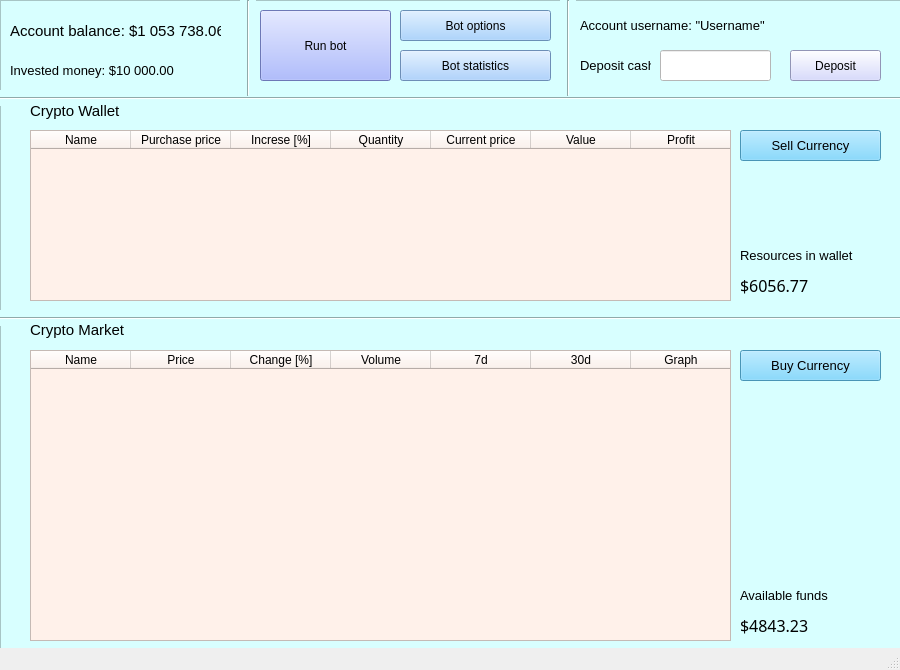
<?xml version="1.0" encoding="UTF-8"?>
<ui version="4.0">
 <class>MainWindow</class>
 <widget class="QMainWindow" name="MainWindow">
  <property name="geometry">
   <rect>
    <x>0</x>
    <y>0</y>
    <width>900</width>
    <height>670</height>
   </rect>
  </property>
  <property name="sizePolicy">
   <sizepolicy hsizetype="Preferred" vsizetype="Preferred">
    <horstretch>0</horstretch>
    <verstretch>0</verstretch>
   </sizepolicy>
  </property>
  <property name="minimumSize">
   <size>
    <width>900</width>
    <height>670</height>
   </size>
  </property>
  <property name="maximumSize">
   <size>
    <width>900</width>
    <height>670</height>
   </size>
  </property>
  <property name="windowTitle">
   <string>MainWindow</string>
  </property>
  <widget class="QWidget" name="centralwidget">
   <widget class="QFrame" name="frame">
    <property name="geometry">
     <rect>
      <x>0</x>
      <y>0</y>
      <width>901</width>
      <height>681</height>
     </rect>
    </property>
    <property name="font">
     <font>
      <family>Sitka</family>
      <pointsize>14</pointsize>
      <weight>50</weight>
      <bold>false</bold>
     </font>
    </property>
    <property name="mouseTracking">
     <bool>false</bool>
    </property>
    <property name="styleSheet">
     <string notr="true">background-color: rgb(216, 255, 255);</string>
    </property>
    <property name="frameShape">
     <enum>QFrame::StyledPanel</enum>
    </property>
    <property name="frameShadow">
     <enum>QFrame::Raised</enum>
    </property>
    <widget class="QLabel" name="label_balance">
     <property name="geometry">
      <rect>
       <x>10</x>
       <y>10</y>
       <width>211</width>
       <height>41</height>
      </rect>
     </property>
     <property name="font">
      <font>
       <pointsize>11</pointsize>
      </font>
     </property>
     <property name="styleSheet">
      <string notr="true"/>
     </property>
     <property name="text">
      <string>Account balance: $1 053 738.06</string>
     </property>
    </widget>
    <widget class="QLabel" name="label_invested">
     <property name="geometry">
      <rect>
       <x>10</x>
       <y>50</y>
       <width>211</width>
       <height>41</height>
      </rect>
     </property>
     <property name="font">
      <font>
       <pointsize>10</pointsize>
      </font>
     </property>
     <property name="styleSheet">
      <string notr="true"/>
     </property>
     <property name="text">
      <string>Invested money: $10 000.00</string>
     </property>
    </widget>
    <widget class="QPushButton" name="button_bot">
     <property name="geometry">
      <rect>
       <x>260</x>
       <y>10</y>
       <width>131</width>
       <height>71</height>
      </rect>
     </property>
     <property name="styleSheet">
      <string notr="true">background-color: rgb(152, 168, 255);</string>
     </property>
     <property name="text">
      <string>Run bot</string>
     </property>
    </widget>
    <widget class="QLabel" name="label_deposit">
     <property name="geometry">
      <rect>
       <x>580</x>
       <y>50</y>
       <width>71</width>
       <height>31</height>
      </rect>
     </property>
     <property name="font">
      <font>
       <pointsize>10</pointsize>
      </font>
     </property>
     <property name="text">
      <string>Deposit cash</string>
     </property>
    </widget>
    <widget class="QLineEdit" name="input_deposit">
     <property name="geometry">
      <rect>
       <x>660</x>
       <y>50</y>
       <width>111</width>
       <height>31</height>
      </rect>
     </property>
     <property name="font">
      <font>
       <family>Yu Gothic</family>
      </font>
     </property>
     <property name="styleSheet">
      <string notr="true">background-color: rgb(255, 255, 255);</string>
     </property>
     <property name="inputMethodHints">
      <set>Qt::ImhDigitsOnly</set>
     </property>
     <property name="maxLength">
      <number>12</number>
     </property>
     <property name="frame">
      <bool>true</bool>
     </property>
    </widget>
    <widget class="QPushButton" name="button_deposit">
     <property name="geometry">
      <rect>
       <x>790</x>
       <y>50</y>
       <width>91</width>
       <height>31</height>
      </rect>
     </property>
     <property name="styleSheet">
      <string notr="true">background-color: rgb(205, 209, 255);</string>
     </property>
     <property name="text">
      <string>Deposit</string>
     </property>
    </widget>
    <widget class="QPushButton" name="button_buy">
     <property name="geometry">
      <rect>
       <x>740</x>
       <y>350</y>
       <width>141</width>
       <height>31</height>
      </rect>
     </property>
     <property name="font">
      <font>
       <pointsize>10</pointsize>
      </font>
     </property>
     <property name="styleSheet">
      <string notr="true">background-color: rgb(102, 209, 255);</string>
     </property>
     <property name="text">
      <string>Buy Currency</string>
     </property>
    </widget>
    <widget class="QPushButton" name="button_sell">
     <property name="geometry">
      <rect>
       <x>740</x>
       <y>130</y>
       <width>141</width>
       <height>31</height>
      </rect>
     </property>
     <property name="font">
      <font>
       <pointsize>10</pointsize>
      </font>
     </property>
     <property name="styleSheet">
      <string notr="true">background-color: rgb(102, 209, 255);</string>
     </property>
     <property name="text">
      <string>Sell Currency</string>
     </property>
    </widget>
    <widget class="Line" name="line">
     <property name="geometry">
      <rect>
       <x>0</x>
       <y>90</y>
       <width>901</width>
       <height>16</height>
      </rect>
     </property>
     <property name="orientation">
      <enum>Qt::Horizontal</enum>
     </property>
    </widget>
    <widget class="QTableWidget" name="table_wallet">
     <property name="geometry">
      <rect>
       <x>30</x>
       <y>130</y>
       <width>701</width>
       <height>171</height>
      </rect>
     </property>
     <property name="styleSheet">
      <string notr="true">background-color: rgb(255, 241, 234);</string>
     </property>
     <property name="horizontalScrollBarPolicy">
      <enum>Qt::ScrollBarAlwaysOff</enum>
     </property>
     <property name="editTriggers">
      <set>QAbstractItemView::NoEditTriggers</set>
     </property>
     <attribute name="horizontalHeaderDefaultSectionSize">
      <number>100</number>
     </attribute>
     <attribute name="horizontalHeaderShowSortIndicator" stdset="0">
      <bool>false</bool>
     </attribute>
     <attribute name="horizontalHeaderStretchLastSection">
      <bool>true</bool>
     </attribute>
     <attribute name="verticalHeaderVisible">
      <bool>false</bool>
     </attribute>
     <attribute name="verticalHeaderMinimumSectionSize">
      <number>31</number>
     </attribute>
     <column>
      <property name="text">
       <string>Name</string>
      </property>
     </column>
     <column>
      <property name="text">
       <string>Purchase price</string>
      </property>
     </column>
     <column>
      <property name="text">
       <string>Increse [%]</string>
      </property>
     </column>
     <column>
      <property name="text">
       <string>Quantity</string>
      </property>
     </column>
     <column>
      <property name="text">
       <string>Current price</string>
      </property>
     </column>
     <column>
      <property name="text">
       <string>Value</string>
      </property>
     </column>
     <column>
      <property name="text">
       <string>Profit</string>
      </property>
     </column>
    </widget>
    <widget class="QLabel" name="label_wallet">
     <property name="geometry">
      <rect>
       <x>30</x>
       <y>100</y>
       <width>161</width>
       <height>21</height>
      </rect>
     </property>
     <property name="font">
      <font>
       <pointsize>11</pointsize>
      </font>
     </property>
     <property name="text">
      <string>Crypto Wallet</string>
     </property>
    </widget>
    <widget class="Line" name="line_2">
     <property name="geometry">
      <rect>
       <x>0</x>
       <y>310</y>
       <width>901</width>
       <height>16</height>
      </rect>
     </property>
     <property name="orientation">
      <enum>Qt::Horizontal</enum>
     </property>
    </widget>
    <widget class="QTableWidget" name="table_market">
     <property name="geometry">
      <rect>
       <x>30</x>
       <y>350</y>
       <width>701</width>
       <height>291</height>
      </rect>
     </property>
     <property name="sizePolicy">
      <sizepolicy hsizetype="Expanding" vsizetype="Expanding">
       <horstretch>0</horstretch>
       <verstretch>0</verstretch>
      </sizepolicy>
     </property>
     <property name="styleSheet">
      <string notr="true">background-color: rgb(255, 241, 234);</string>
     </property>
     <property name="horizontalScrollBarPolicy">
      <enum>Qt::ScrollBarAlwaysOff</enum>
     </property>
     <property name="editTriggers">
      <set>QAbstractItemView::NoEditTriggers</set>
     </property>
     <attribute name="horizontalHeaderShowSortIndicator" stdset="0">
      <bool>true</bool>
     </attribute>
     <attribute name="horizontalHeaderStretchLastSection">
      <bool>true</bool>
     </attribute>
     <attribute name="verticalHeaderVisible">
      <bool>false</bool>
     </attribute>
     <attribute name="verticalHeaderMinimumSectionSize">
      <number>31</number>
     </attribute>
     <column>
      <property name="text">
       <string>Name</string>
      </property>
     </column>
     <column>
      <property name="text">
       <string>Price</string>
      </property>
     </column>
     <column>
      <property name="text">
       <string>Change [%]</string>
      </property>
     </column>
     <column>
      <property name="text">
       <string>Volume</string>
      </property>
     </column>
     <column>
      <property name="text">
       <string>7d</string>
      </property>
     </column>
     <column>
      <property name="text">
       <string>30d</string>
      </property>
     </column>
     <column>
      <property name="text">
       <string>Graph</string>
      </property>
     </column>
    </widget>
    <widget class="QLabel" name="label_market">
     <property name="geometry">
      <rect>
       <x>30</x>
       <y>320</y>
       <width>121</width>
       <height>20</height>
      </rect>
     </property>
     <property name="font">
      <font>
       <pointsize>11</pointsize>
      </font>
     </property>
     <property name="text">
      <string>Crypto Market</string>
     </property>
    </widget>
    <widget class="QLabel" name="label_username">
     <property name="geometry">
      <rect>
       <x>580</x>
       <y>10</y>
       <width>311</width>
       <height>31</height>
      </rect>
     </property>
     <property name="font">
      <font>
       <pointsize>10</pointsize>
      </font>
     </property>
     <property name="text">
      <string>Account username: &quot;Username&quot;</string>
     </property>
    </widget>
    <widget class="Line" name="line_3">
     <property name="geometry">
      <rect>
       <x>560</x>
       <y>0</y>
       <width>16</width>
       <height>96</height>
      </rect>
     </property>
     <property name="orientation">
      <enum>Qt::Vertical</enum>
     </property>
    </widget>
    <widget class="QLabel" name="label_resources">
     <property name="geometry">
      <rect>
       <x>740</x>
       <y>240</y>
       <width>141</width>
       <height>31</height>
      </rect>
     </property>
     <property name="font">
      <font>
       <pointsize>10</pointsize>
      </font>
     </property>
     <property name="text">
      <string>Resources in wallet</string>
     </property>
    </widget>
    <widget class="QLabel" name="label_recources_value">
     <property name="geometry">
      <rect>
       <x>740</x>
       <y>270</y>
       <width>131</width>
       <height>31</height>
      </rect>
     </property>
     <property name="font">
      <font>
       <family>Yu Gothic</family>
       <pointsize>12</pointsize>
      </font>
     </property>
     <property name="text">
      <string>$6056.77</string>
     </property>
    </widget>
    <widget class="QLabel" name="label_funds">
     <property name="geometry">
      <rect>
       <x>740</x>
       <y>580</y>
       <width>131</width>
       <height>31</height>
      </rect>
     </property>
     <property name="font">
      <font>
       <pointsize>10</pointsize>
      </font>
     </property>
     <property name="text">
      <string>Available funds</string>
     </property>
    </widget>
    <widget class="QLabel" name="label_funds_value">
     <property name="geometry">
      <rect>
       <x>740</x>
       <y>610</y>
       <width>131</width>
       <height>31</height>
      </rect>
     </property>
     <property name="font">
      <font>
       <family>Yu Gothic</family>
       <pointsize>12</pointsize>
      </font>
     </property>
     <property name="text">
      <string>$4843.23</string>
     </property>
    </widget>
    <widget class="QPushButton" name="button_bot_options">
     <property name="geometry">
      <rect>
       <x>400</x>
       <y>10</y>
       <width>151</width>
       <height>31</height>
      </rect>
     </property>
     <property name="styleSheet">
      <string notr="true">background-color: rgb(149, 201, 255);</string>
     </property>
     <property name="text">
      <string>Bot options</string>
     </property>
    </widget>
    <widget class="Line" name="line_4">
     <property name="geometry">
      <rect>
       <x>240</x>
       <y>0</y>
       <width>16</width>
       <height>96</height>
      </rect>
     </property>
     <property name="orientation">
      <enum>Qt::Vertical</enum>
     </property>
    </widget>
    <widget class="QPushButton" name="button_bot_statistics">
     <property name="geometry">
      <rect>
       <x>400</x>
       <y>50</y>
       <width>151</width>
       <height>31</height>
      </rect>
     </property>
     <property name="styleSheet">
      <string notr="true">background-color: rgb(153, 199, 255);</string>
     </property>
     <property name="text">
      <string>Bot statistics</string>
     </property>
    </widget>
   </widget>
  </widget>
  <widget class="QMenuBar" name="menubar">
   <property name="geometry">
    <rect>
     <x>0</x>
     <y>0</y>
     <width>900</width>
     <height>21</height>
    </rect>
   </property>
  </widget>
  <widget class="QStatusBar" name="statusbar"/>
 </widget>
 <resources/>
 <connections/>
</ui>
